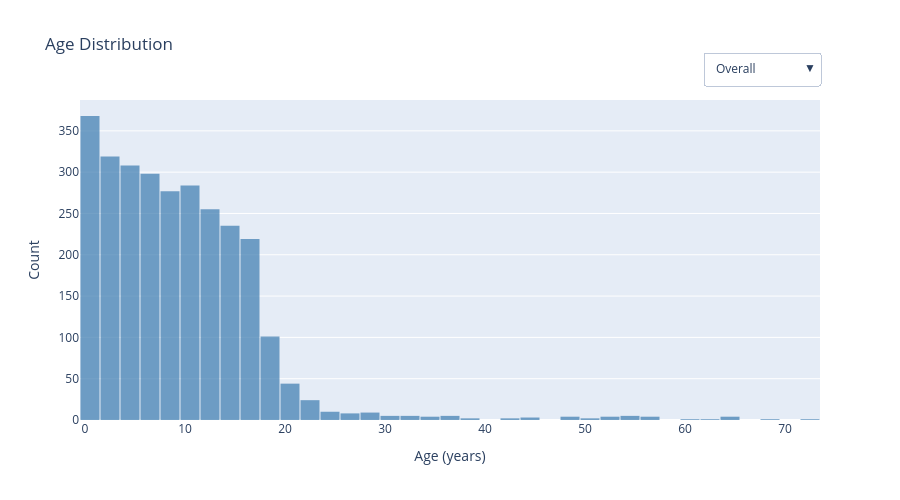

Write notebook code for a chart like this one.
### Markdown cell above
## Step 2: Patient Demographics

**Purpose:** Age distribution, sex balance, race/ethnicity makeup.

### Code cell
# Step 2: Patient Demographics -- Age distribution, sex balance, race/ethnicity makeup.
df = read_patients()
df = clean_race_eth(df)
age = df.dropna(subset=['AGE'])
n_sex = age['SEX'].nunique(); n_race = age['RACE'].nunique(); n_eth = age['ETHNICITY'].nunique()
fig = go.Figure()
fig.add_trace(go.Histogram(x=age['AGE'],nbinsx=40,name='All',marker_color='steelblue',opacity=0.75))
colors = px.colors.qualitative.Plotly
for i,cat in enumerate(age['SEX'].value_counts().index):
    d = age[age['SEX']==cat]
    fig.add_trace(go.Histogram(x=d['AGE'],nbinsx=40,name=f'Sex:{cat}',marker_color=colors[i],opacity=0.6,visible=False))
for i,cat in enumerate(age['RACE'].value_counts().index):
    d = age[age['RACE']==cat]
    fig.add_trace(go.Histogram(x=d['AGE'],nbinsx=40,name=f'Race:{cat}',marker_color=colors[i%len(colors)],opacity=0.6,visible=False))
for i,cat in enumerate(age['ETHNICITY'].value_counts().index):
    d = age[age['ETHNICITY']==cat]
    fig.add_trace(go.Histogram(x=d['AGE'],nbinsx=40,name=f'Eth:{cat}',marker_color=colors[i%len(colors)],opacity=0.6,visible=False))
tr = 1 + n_sex + n_race + n_eth
fig.update_layout(updatemenus=[dict(buttons=[
    dict(label='Overall',method='update',args=[{'visible':[True]+[False]*(tr-1)},{'title':'Age -- Overall'}]),
    dict(label='By SEX',method='update',args=[{'visible':[True]+[True]*n_sex+[False]*(n_race+n_eth)},{'title':'Age by SEX'}]),
    dict(label='By RACE',method='update',args=[{'visible':[True]+[False]*n_sex+[True]*n_race+[False]*n_eth},{'title':'Age by RACE'}]),
    dict(label='By ETHNICITY',method='update',args=[{'visible':[True]+[False]*n_sex+[False]*n_race+[True]*n_eth},{'title':'Age by ETHNICITY'}])
],direction='down',showactive=True,x=1.0,y=1.15)],title='Age Distribution',xaxis_title='Age (years)',yaxis_title='Count',height=500,bargap=0.05)
fig.show()

### Figure 1 — Plotly figure (JSON) as saved in the notebook; plotly's stock layout.template omitted (floating-point values rounded to 4 significant figures; data arrays with more than 128 entries replaced by an {"elided": "..."} marker saying what was removed)
{"data": [{"marker": {"color": "steelblue"}, "name": "All", "nbinsx": 40, "opacity": 0.75, "type": "histogram", "x": {"elided": "2812 float values"}}, {"marker": {"color": "#636EFA"}, "name": "Sex:Male", "nbinsx": 40, "opacity": 0.6, "type": "histogram", "visible": false, "x": {"elided": "1517 float values"}}, {"marker": {"color": "#EF553B"}, "name": "Sex:Female", "nbinsx": 40, "opacity": 0.6, "type": "histogram", "visible": false, "x": {"elided": "1280 float values"}}, {"marker": {"color": "#00CC96"}, "name": "Sex:Not Reported", "nbinsx": 40, "opacity": 0.6, "type": "histogram", "visible": false, "x": [20.0, 3.0]}, {"marker": {"color": "#636EFA"}, "name": "Race:White", "nbinsx": 40, "opacity": 0.6, "type": "histogram", "visible": false, "x": {"elided": "1695 float values"}}, {"marker": {"color": "#EF553B"}, "name": "Race:Unknown", "nbinsx": 40, "opacity": 0.6, "type": "histogram", "visible": false, "x": {"elided": "757 float values"}}, {"marker": {"color": "#00CC96"}, "name": "Race:Black or African American", "nbinsx": 40, "opacity": 0.6, "type": "histogram", "visible": false, "x": {"elided": "207 float values"}}, {"marker": {"color": "#AB63FA"}, "name": "Race:Asian", "nbinsx": 40, "opacity": 0.6, "type": "histogram", "visible": false, "x": [1.0, 4.0, 3.0, 16.0, 6.0, 6.0, 2.0, 2.0, 3.0, 9.0, 0.0, 8.0, 16.0, 13.0, 12.0, 11.0, 15.0, 8.0, 8.0, 11.0, 1.0, 1.0, 18.0, 1.0, 1.0, 8.0, 1.0, 38.0, 7.0, 6.0, 5.0, 12.0, 3.0, 0.0, 17.0, 6.0, 12.0, 2.0, 1.0, 7.0, 9.0, 14.0, 16.0, 2.0, 12.0, 4.0, 9.0, 11.0, 3.0, 3.0, 1.0, 13.0, 11.0, 18.0, 12.0, 2.0, 5.0, 15.0, 12.0, 1.0, 17.0, 8.0, 11.0, 0.0, 12.0, 7.0, 2.0, 17.0, 17.0, 8.0, 14.0, 11.0, 11.0, 24.0, 2.0, 11.0, 9.0, 9.0, 7.0, 0.0, 22.0, 1.0, 7.0, 1.0, 2.0, 4.0, 15.0, 6.0, 19.0, 3.0, 6.0, 11.0, 2.0, 17.0, 7.0, 6.0, 6.0, 14.0, 13.0, 20.0, 11.0]}, {"marker": {"color": "#FFA15A"}, "name": "Race:More Than One Race", "nbinsx": 40, "opacity": 0.6, "type": "histogram", "visible": false, "x": [0.0, 1.0, 10.0, 4.0, 1.0, 28.0, 18.0, 5.0, 0.0, 8.0, 1.0, 1.0, 5.0, 2.0, 5.0, 20.0, 1.0, 7.0, 0.0, 7.0, 5.0, 18.0]}, {"marker": {"color": "#19D3F3"}, "name": "Race:American Indian or Alaska Native", "nbinsx": 40, "opacity": 0.6, "type": "histogram", "visible": false, "x": [16.0, 3.0, 1.0, 10.0, 10.0, 13.0, 9.0, 11.0, 0.0, 9.0, 1.0]}, {"marker": {"color": "#FF6692"}, "name": "Race:Other", "nbinsx": 40, "opacity": 0.6, "type": "histogram", "visible": false, "x": [11.0, 8.0, 11.0, 14.0, 21.0, 1.0, 14.0, 14.0, 11.0, 14.0]}, {"marker": {"color": "#B6E880"}, "name": "Race:Native Hawaiian or Other Pacific Islander", "nbinsx": 40, "opacity": 0.6, "type": "histogram", "visible": false, "x": [8.0, 21.0, 7.0, 11.0, 6.0, 21.0, 13.0, 15.0, 3.0]}, {"marker": {"color": "#636EFA"}, "name": "Eth:Not Hispanic or Latino", "nbinsx": 40, "opacity": 0.6, "type": "histogram", "visible": false, "x": {"elided": "2069 float values"}}, {"marker": {"color": "#EF553B"}, "name": "Eth:Unknown", "nbinsx": 40, "opacity": 0.6, "type": "histogram", "visible": false, "x": {"elided": "424 float values"}}, {"marker": {"color": "#00CC96"}, "name": "Eth:Hispanic or Latino", "nbinsx": 40, "opacity": 0.6, "type": "histogram", "visible": false, "x": {"elided": "319 float values"}}], "layout": {"bargap": 0.05, "height": 500, "title": {"text": "Age Distribution"}, "updatemenus": [{"buttons": [{"args": [{"visible": [true, false, false, false, false, false, false, false, false, false, false, false, false, false, false]}, {"title": "Age -- Overall"}], "label": "Overall", "method": "update"}, {"args": [{"visible": [true, true, true, true, false, false, false, false, false, false, false, false, false, false, false]}, {"title": "Age by SEX"}], "label": "By SEX", "method": "update"}, {"args": [{"visible": [true, false, false, false, true, true, true, true, true, true, true, true, false, false, false]}, {"title": "Age by RACE"}], "label": "By RACE", "method": "update"}, {"args": [{"visible": [true, false, false, false, false, false, false, false, false, false, false, false, true, true, true]}, {"title": "Age by ETHNICITY"}], "label": "By ETHNICITY", "method": "update"}], "direction": "down", "showactive": true, "x": 1, "y": 1.15}], "xaxis": {"title": {"text": "Age (years)"}}, "yaxis": {"title": {"text": "Count"}}}}
